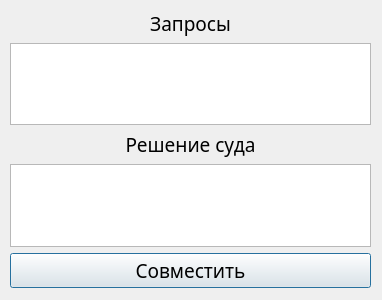
<?xml version="1.0" encoding="UTF-8"?>
<ui version="4.0">
 <class>Dialog</class>
 <widget class="QDialog" name="Dialog">
  <property name="geometry">
   <rect>
    <x>0</x>
    <y>0</y>
    <width>382</width>
    <height>300</height>
   </rect>
  </property>
  <property name="windowTitle">
   <string>Слияние PDF документов</string>
  </property>
  <widget class="QWidget" name="verticalLayoutWidget">
   <property name="geometry">
    <rect>
     <x>10</x>
     <y>10</y>
     <width>361</width>
     <height>278</height>
    </rect>
   </property>
   <property name="font">
    <font>
     <family>Times New Roman</family>
     <pointsize>14</pointsize>
    </font>
   </property>
   <layout class="QVBoxLayout" name="verticalLayout">
    <item>
     <widget class="QLabel" name="label">
      <property name="font">
       <font>
        <family>Century Gothic</family>
        <pointsize>14</pointsize>
       </font>
      </property>
      <property name="mouseTracking">
       <bool>true</bool>
      </property>
      <property name="styleSheet">
       <string notr="true">#Label{
border : black, solid;
}</string>
      </property>
      <property name="text">
       <string>Запросы</string>
      </property>
      <property name="alignment">
       <set>Qt::AlignCenter</set>
      </property>
     </widget>
    </item>
    <item>
     <widget class="QListWidget" name="listWidget">
      <property name="font">
       <font>
        <family>Century Gothic</family>
        <pointsize>12</pointsize>
       </font>
      </property>
      <property name="mouseTracking">
       <bool>false</bool>
      </property>
      <property name="styleSheet">
       <string notr="true"/>
      </property>
      <property name="dragDropMode">
       <enum>QAbstractItemView::DragDrop</enum>
      </property>
     </widget>
    </item>
    <item>
     <widget class="QLabel" name="label_2">
      <property name="font">
       <font>
        <family>Century Gothic</family>
        <pointsize>14</pointsize>
       </font>
      </property>
      <property name="mouseTracking">
       <bool>true</bool>
      </property>
      <property name="text">
       <string>Решение суда</string>
      </property>
      <property name="alignment">
       <set>Qt::AlignCenter</set>
      </property>
     </widget>
    </item>
    <item>
     <widget class="QListWidget" name="listWidget_2">
      <property name="font">
       <font>
        <family>Century Gothic</family>
        <pointsize>12</pointsize>
       </font>
      </property>
      <property name="mouseTracking">
       <bool>false</bool>
      </property>
      <property name="dragDropMode">
       <enum>QAbstractItemView::DragDrop</enum>
      </property>
     </widget>
    </item>
    <item>
     <widget class="QPushButton" name="bttnCon">
      <property name="font">
       <font>
        <family>Century Gothic</family>
        <pointsize>14</pointsize>
       </font>
      </property>
      <property name="text">
       <string>Совместить</string>
      </property>
     </widget>
    </item>
   </layout>
  </widget>
 </widget>
 <resources/>
 <connections/>
</ui>
